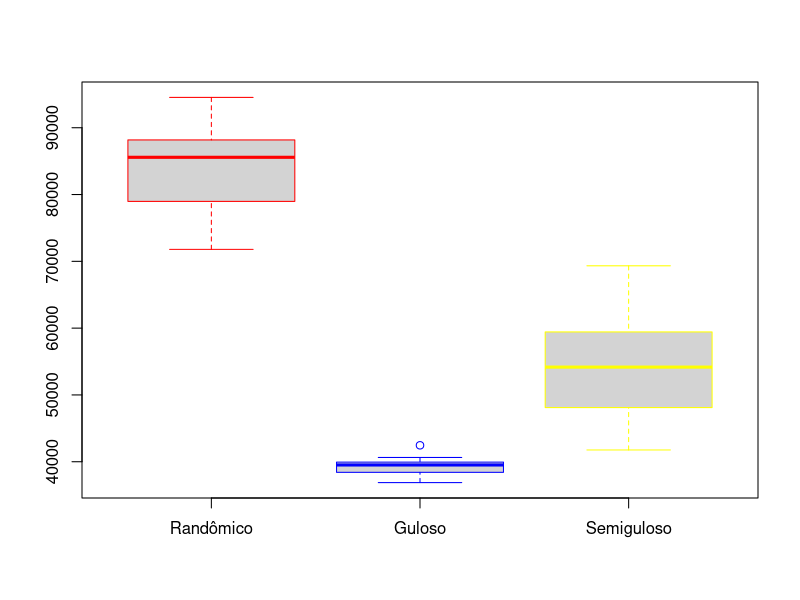

R code for this plot:
distancias_percorridas_randomicas = c(94539,
                                      76101,
                                      87338,
                                      85412,
                                      87203,
                                      78052,
                                      80047,
                                      83600,
                                      71790,
                                      92068,
                                      87260,
                                      81323,
                                      85495,
                                      78974,
                                      90424,
                                      78116,
                                      87148,
                                      77065,
                                      91759,
                                      85906,
                                      86917,
                                      76872,
                                      85646,
                                      88219,
                                      93879,
                                      85452,
                                      88175,
                                      82974,
                                      92900,
                                      77181)

mean(distancias_percorridas_randomicas)
sd(distancias_percorridas_randomicas)

distancias_percorridas_guloso = c(38412,
                                  38971,
                                  38784,
                                  40078,
                                  39515,
                                  38294,
                                  39313,
                                  38393,
                                  40639,
                                  38412,
                                  40639,
                                  37890,
                                  37892,
                                  37890,
                                  40639,
                                  36879,
                                  39725,
                                  39515,
                                  39657,
                                  40078,
                                  40078,
                                  39657,
                                  39313,
                                  39313,
                                  39725,
                                  42460,
                                  38971,
                                  39948,
                                  39725,
                                  39725)
mean(distancias_percorridas_guloso)
sd(distancias_percorridas_guloso)

distancias_percorridas_semi_guloso = c(41763,
                                       50317,
                                       51848,
                                       56303,
                                       59105,
                                       45915,
                                       42505,
                                       49662,
                                       60395,
                                       50395,
                                       45774,
                                       60634,
                                       62214,
                                       61627,
                                       58254,
                                       54453,
                                       48061,
                                       63820,
                                       57504,
                                       69332,
                                       58383,
                                       53145,
                                       42453,
                                       61655,
                                       54769,
                                       50457,
                                       48107,
                                       53889,
                                       59432,
                                       46995
)
mean(distancias_percorridas_semi_guloso)
sd(distancias_percorridas_guloso)

boxplot(distancias_percorridas_randomicas,
        distancias_percorridas_guloso,
        distancias_percorridas_semi_guloso,
        names = c("Randômico", "Guloso", "Semiguloso"),
        border = c("red", "blue", "yellow"),
        varwidth = TRUE)
